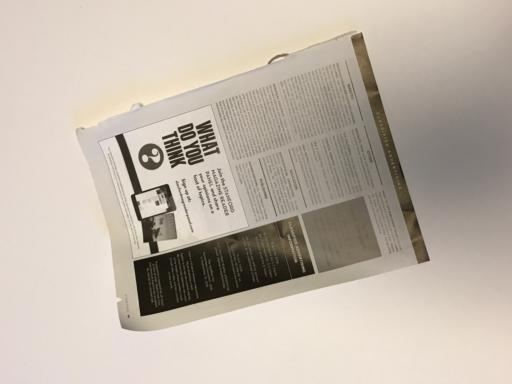
#> input picture CSC525 Principles of Machine Learning/Critical Thinking/Critical Thinking 5/unaugmented_dataset/paper1.jpg, 512 x 384 px; its folder holds only this picture in this run
$ python critical_thinking_5.py
#> lines starting #> are read from the running program, lines starting #| are printed output that depends on the picture
"""
Instructions:

1. Unzip folder named 'unaugmented_dataset'.
2. Place unaugmented_dataset into the same folder as this script.
3. Run script
"""

import os
import random
from PIL import Image, ImageEnhance, ImageOps, ImageFilter
import numpy as np

# Define input and output directories
input_dir = "unaugmented_dataset"
output_dir = "augmented_dataset"

# Create output directory if it doesn't exist
os.makedirs(output_dir, exist_ok=True)

def apply_augmentation(image):
    """Apply a random augmentation to the image."""
    # Choose a random augmentation
    augmentation_type = random.choice([
        'rotate', 'flip', 'color', 'contrast', 'brightness',
        'blur', 'crop_and_resize', 'noise'
    ])

    if augmentation_type == 'rotate':
        # Rotate by a random angle between -30 and 30 degrees
        angle = random.uniform(-30, 30)
        return image.rotate(angle, expand=True)

    elif augmentation_type == 'flip':
        # Horizontal flip
        return ImageOps.mirror(image)

    elif augmentation_type == 'color':
        # Adjust color balance
        factor = random.uniform(0.5, 1.5)
        enhancer = ImageEnhance.Color(image)
        return enhancer.enhance(factor)

    elif augmentation_type == 'contrast':
        # Adjust contrast
        factor = random.uniform(0.5, 1.5)
        enhancer = ImageEnhance.Contrast(image)
        return enhancer.enhance(factor)

    elif augmentation_type == 'brightness':
        # Adjust brightness
        factor = random.uniform(0.5, 1.5)
        enhancer = ImageEnhance.Brightness(image)
        return enhancer.enhance(factor)

    elif augmentation_type == 'blur':
        # Apply gaussian blur
        return image.filter(ImageFilter.GaussianBlur(radius=random.uniform(0.5, 2.0)))

    elif augmentation_type == 'crop_and_resize':
        # Random crop and resize back to original dimensions
        width, height = image.size
        crop_percent = random.uniform(0.8, 0.9)
        crop_width = int(width * crop_percent)
        crop_height = int(height * crop_percent)

        left = random.randint(0, max(0, width - crop_width))
        top = random.randint(0, max(0, height - crop_height))
        right = left + crop_width
        bottom = top + crop_height

        cropped = image.crop((left, top, right, bottom))
        return cropped.resize((width, height))

    elif augmentation_type == 'noise':
        # Add random noise
        img_array = np.array(image)
        noise = np.random.normal(0, 15, img_array.shape)
        noisy_img = np.clip(img_array + noise, 0, 255).astype(np.uint8)
        return Image.fromarray(noisy_img)


# Set number of augmentations per image
num_augmentations = 5

# Get all files in the input directory
image_files = [f for f in os.listdir(input_dir) if f.lower().endswith(('.png', '.jpg', '.jpeg'))]
print(f"Found {len(image_files)} images to augment.")

# Process each image
for filename in image_files:
    try:
        # Open image file
        img_path = os.path.join(input_dir, filename)
        with Image.open(img_path) as img:
            # Convert to RGB if necessary
#> img is the input picture: PIL image 512x384 RGB; mean R, G, B 191.8, 181.3, 169.3
            if img.mode != 'RGB':
                img = img.convert('RGB')

            # Copy original image to output directory
            original_save_path = os.path.join(output_dir, filename)
            img.save(original_save_path)

            # Generate augmented versions
            name, ext = os.path.splitext(filename)
            for i in range(num_augmentations):
                augmented_img = apply_augmentation(img.copy())
                aug_filename = f"{name}_aug_{i + 1}{ext}"
                save_path = os.path.join(output_dir, aug_filename)
                augmented_img.save(save_path)
#> this loop made 5 passes
#> pass 1, in apply_augmentation, `cropped = image.crop((left, top, right, bottom))`:
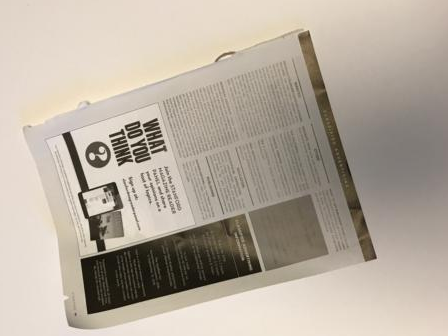
#> cropped: PIL image 448x336 RGB; mean R, G, B 181.3, 171.1, 158.3
#> pass 2, `augmented_img = apply_augmentation(img.copy())`:
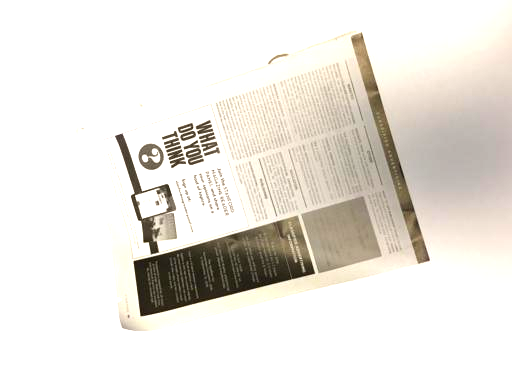
#> augmented_img: PIL image 512x384 RGB; mean R, G, B 232.5, 228.6, 222.1
#> pass 3, in apply_augmentation (call 3), `noisy_img = np.clip(img_array + noise, 0, 255).astype(np.uint8)`:
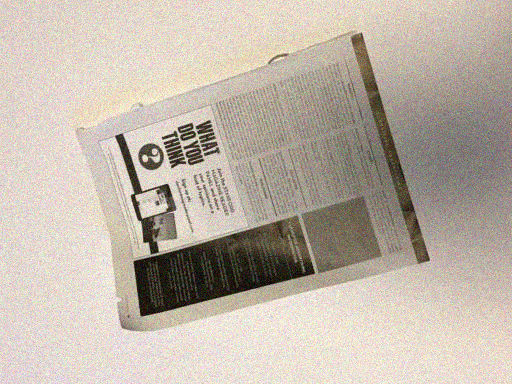
#> noisy_img: shape (384, 512, 3); mean R, G, B 191.2, 180.8, 168.9
#> after the loop:
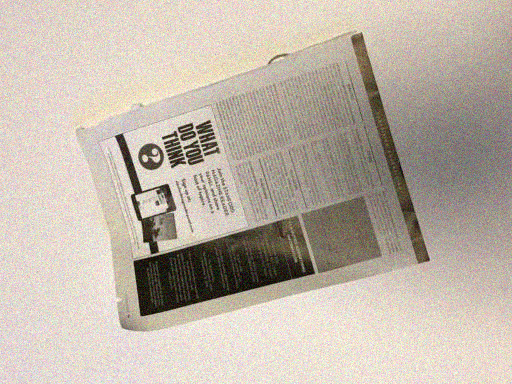
#> augmented_img: PIL image 512x384 RGB; mean R, G, B 191.1, 180.8, 168.9

        print(f"Processed: {filename}")

    except Exception as e:
        print(f"Error processing {filename}: {e}")

print(f"Augmentation complete. {len(image_files) * (num_augmentations + 1)} total images in output folder.")

$ run again, on CSC525 Principles of Machine Learning/Critical Thinking/Critical Thinking 5/unaugmented_dataset/paper6.jpg
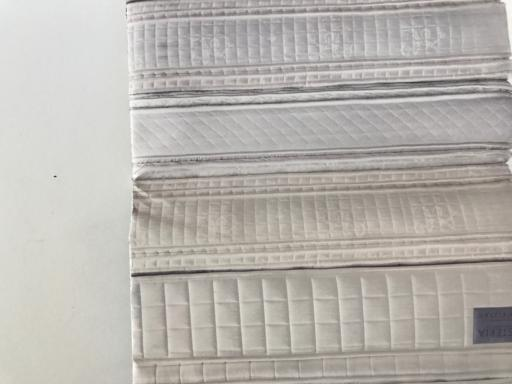
#> input picture CSC525 Principles of Machine Learning/Critical Thinking/Critical Thinking 5/unaugmented_dataset/paper6.jpg, 512 x 384 px
#> img is the input picture: PIL image 512x384 RGB; mean R, G, B 183.1, 179.2, 173.7
#> the loop `for i in range(num_augmentations):` made 5 passes
#> pass 1, in apply_augmentation, `cropped = image.crop((left, top, right, bottom))`:
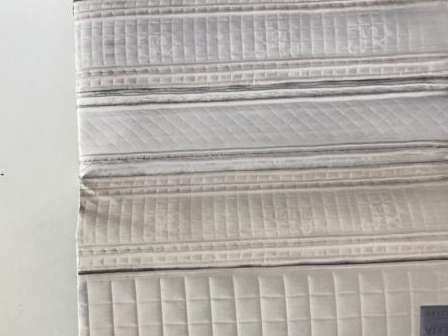
#> cropped: PIL image 448x336 RGB; mean R, G, B 180.5, 176.4, 171.4
#> after the loop `for i in range(num_augmentations):`:
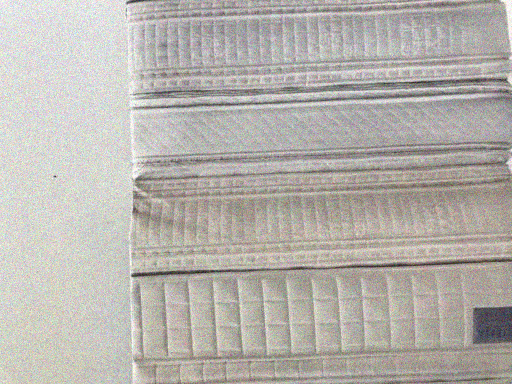
#> augmented_img: PIL image 512x384 RGB; mean R, G, B 182.5, 178.7, 173.2

$ run again, on CSC525 Principles of Machine Learning/Critical Thinking/Critical Thinking 5/unaugmented_dataset/paper10.jpg
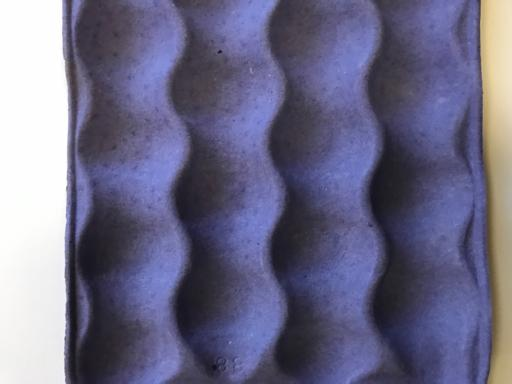
#> input picture CSC525 Principles of Machine Learning/Critical Thinking/Critical Thinking 5/unaugmented_dataset/paper10.jpg, 512 x 384 px
#> img is the input picture: PIL image 512x384 RGB; mean R, G, B 108.5, 106.4, 134.6
#> after the loop `for i in range(num_augmentations):`:
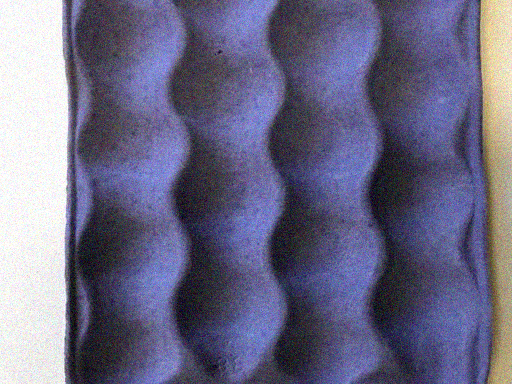
#> augmented_img: PIL image 512x384 RGB; mean R, G, B 107.5, 105.4, 133.6
